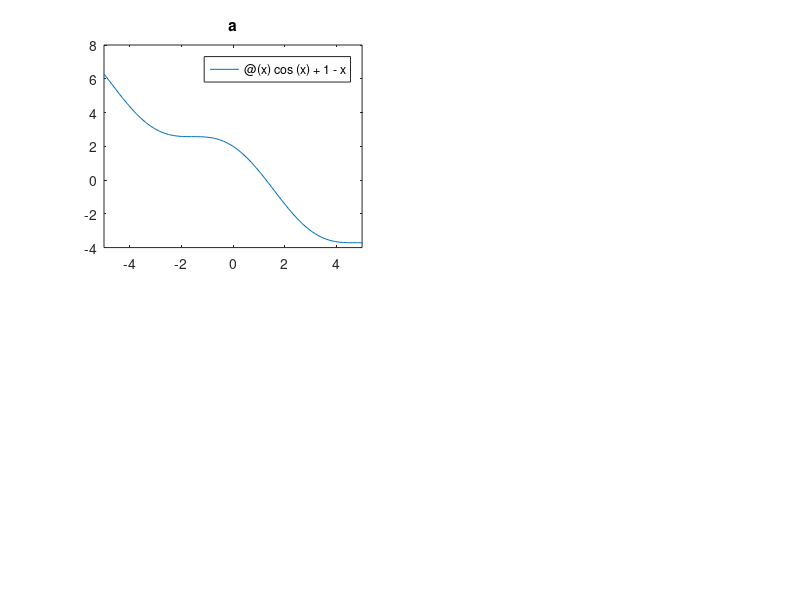

MATLAB code for this plot: (Note: this script raises an error after producing the figure.)
subplot(2, 2, 1);

% 7.a --------------------------------------------------------------------------
f = @(x) cos(x) + 1 - x;
fplot(f);
title('a');

% 7.a.1
c = @(opt) (opt.n == 10000) || (abs(opt.f_x) < 1e-3);
[x, f_x, n, e] = CalcRaizBiseccion2(f, 1, 2, c);
dispFormatted('7.a.1 B', n, f_x, e, x);

[x, f_x, n, e] = CalcRaizPosFalsa2(f, -pi/2, 3*pi/2, c);
dispFormatted('7.a.1 P', n, f_x, e, x);

% 7.a.2
c = @(opt) (opt.n == 10000) || (abs(opt.x - opt.x_a) < 1e-2);
[x, f_x, n, e] = CalcRaizBiseccion2(f, -pi, 3*pi, c);
dispFormatted('7.a.2 B', n, f_x, e, x);

[x, f_x, n, e] = CalcRaizPosFalsa2(f, -pi, 3*pi, c);
dispFormatted('7.a.2 P', n, f_x, e, x);

% 7.b --------------------------------------------------------------------------
f = @(x) x*exp(x);
subplot(2, 2, 2);
fplot(f);
title('b');
% Conozco el valor exacto de la raíz: x = 0

% 7.b.1
c = @(opt) (opt.n == 10000) || (abs(opt.f_x) < 1e-5 && abs(opt.x - opt.x_a) < 1e-2);
[x, f_x, n, e] = CalcRaizBiseccion2(f, -1, 2, c);
dispFormatted('7.b.1 B', n, f_x, e, x);

[x, f_x, n, e] = CalcRaizPosFalsa2(f, -1, 2, c);
dispFormatted('7.b.1 P', n, f_x, e, x);

% 7.c --------------------------------------------------------------------------
f = @(x) x^3 - x - 3;
subplot(2, 2, 3);
fplot(f);
title('c');
% Es polinomio -> Conozco el valor exacto de la raíz: x = 1.671699881657161

% 7.c.1
c = @(opt) (opt.n == 10000) || (abs(opt.f_x) < 1e-5 || abs(1.671699881657161 - opt.x) < 1e-2);
[x, f_x, n, e] = CalcRaizBiseccion2(f, -100, 100, c);
dispFormatted('7.c.1 B', n, f_x, e, x);

[x, f_x, n, e] = CalcRaizPosFalsa2(f, -100, 100, c);
dispFormatted('7.c.1 P', n, f_x, e, x);

% 7.d --------------------------------------------------------------------------
f = @(x) atan(x);
subplot(2, 2, 4);
fplot(f);
title('d');
% Conozco el valor exacto de la raíz: x = 0

% 7.d.1
c = @(opt) (opt.n == 10000) || (abs(opt.f_x) < 1e-5);
[x, f_x, n, e] = CalcRaizBiseccion2(f, -1, 1, c);
dispFormatted('7.d.1 B', n, f_x, e, x);

[x, f_x, n, e] = CalcRaizPosFalsa2(f, -1, 1, c);
dispFormatted('7.d.1 P', n, f_x, e, x);


function dispFormatted(inciso, n, f_x, e, x)
    disp([inciso, ') x = ', num2str(x), '. Iteraciones: ', num2str(n), ...,
    ', err_f(x): ', num2str(f_x) ', cota err x: ', num2str(e)]);
end